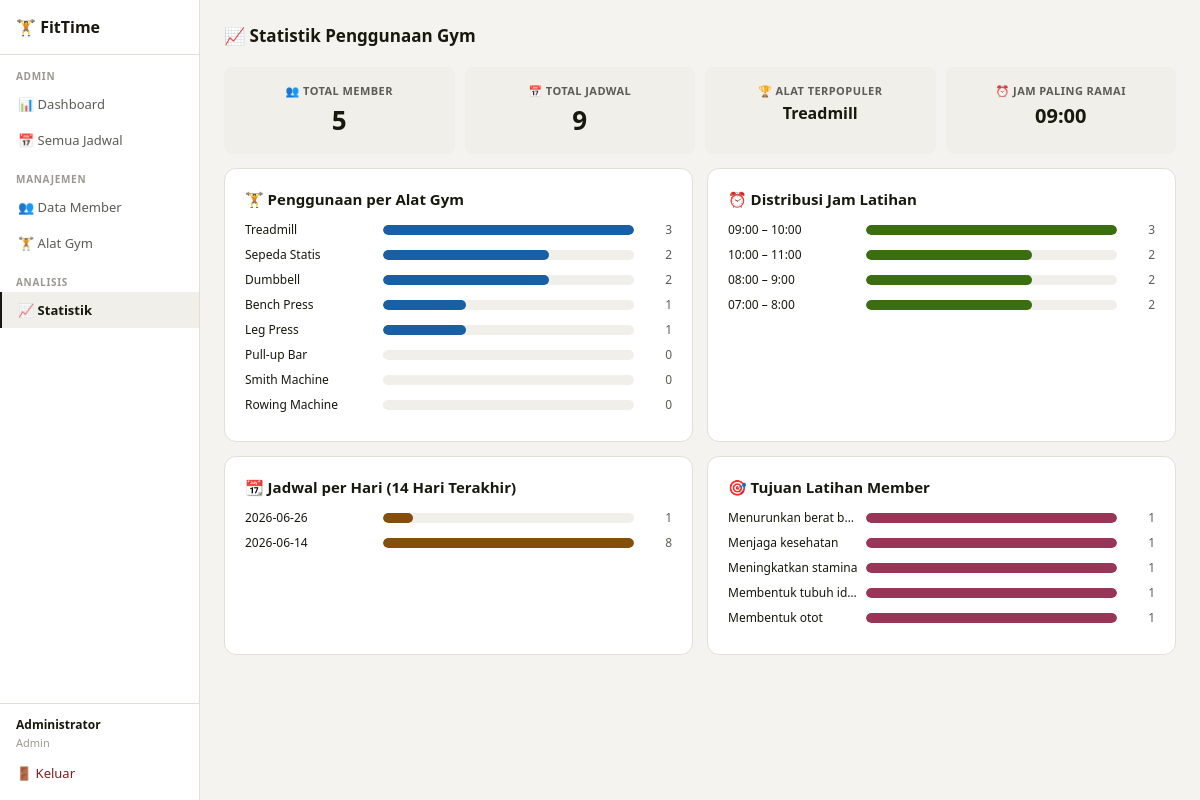
Screenshot of /admin/statistik (signed in) with the database file from the repository.
### tables this page shows
CREATE TABLE alat_gym (
            id INTEGER PRIMARY KEY AUTOINCREMENT,
            nama TEXT UNIQUE NOT NULL,
            deskripsi TEXT,
            kapasitas INTEGER DEFAULT 1,
            aktif INTEGER DEFAULT 1
        );

### app.py (the view)
@app.route('/admin/statistik')
@login_required('admin')
def admin_statistik():
    with get_db() as db:
        total_member = db.execute("SELECT COUNT(*) FROM users WHERE role='member'").fetchone()[0]
        total_jadwal = db.execute("SELECT COUNT(*) FROM jadwal").fetchone()[0]
        alat_populer = db.execute('''
            SELECT a.nama, COUNT(j.id) as cnt
            FROM alat_gym a LEFT JOIN jadwal j ON a.id=j.alat_id
            GROUP BY a.id ORDER BY cnt DESC LIMIT 8
        ''').fetchall()
        jam_ramai = db.execute('''
            SELECT substr(jam_mulai,1,2) as jam, COUNT(*) as cnt
            FROM jadwal GROUP BY jam ORDER BY cnt DESC LIMIT 10
        ''').fetchall()
        per_hari = db.execute('''
            SELECT tanggal, COUNT(*) as cnt FROM jadwal
            GROUP BY tanggal ORDER BY tanggal DESC LIMIT 14
        ''').fetchall()
        tujuan = db.execute('''
            SELECT tujuan_latihan, COUNT(*) as cnt FROM users
            WHERE role='member' AND tujuan_latihan IS NOT NULL
            GROUP BY tujuan_latihan ORDER BY cnt DESC
        ''').fetchall()
        return render_template('admin_statistik.html',
            total_member=total_member, total_jadwal=total_jadwal,
            alat_populer=alat_populer, jam_ramai=jam_ramai,
            per_hari=per_hari, tujuan=tujuan)

### app.py (called while the page is built)
def get_db():
    conn = sqlite3.connect(DB)
    conn.row_factory = sqlite3.Row
    return conn

def login_required(role=None):
    from functools import wraps
    def decorator(f):
        @wraps(f)
        def wrapped(*args,**kwargs):
            if 'user_id' not in session:
                flash('Silakan login terlebih dahulu.','warning')
                return redirect(url_for('login'))
            if role and session.get('role') != role:
                flash('Akses ditolak.','danger')
                return redirect(url_for('dashboard'))
            return f(*args,**kwargs)
        return wrapped
    return decorator

### templates/admin_statistik.html (shortened to what this page needs)
{% extends 'base.html' %}
{% block content %}
<div class="page-header">
  <div class="page-title">📈 Statistik Penggunaan Gym</div>
</div>
<div class="grid-4" style="margin-bottom:14px">
  <div class="stat-card"><div class="stat-lbl">👥 Total Member</div><div class="stat-val">{{ total_member }}</div></div>
  <div class="stat-card"><div class="stat-lbl">📅 Total Jadwal</div><div class="stat-val">{{ total_jadwal }}</div></div>
  <div class="stat-card"><div class="stat-lbl">🏆 Alat Terpopuler</div><div class="stat-val" style="font-size:16px">{{ alat_populer[0].nama if alat_populer else '—' }}</div></div>
  <div class="stat-card"><div class="stat-lbl">⏰ Jam Paling Ramai</div><div class="stat-val" style="font-size:20px">{{ jam_ramai[0].jam ~ ':00' if jam_ramai else '—' }}</div></div>
</div>
<div class="grid-2" style="margin-bottom:14px">
  <div class="card">
    <div class="section-title">🏋️ Penggunaan per Alat Gym</div>
    {% if alat_populer %}
    {% set max_c = alat_populer[0].cnt %}
    {% for a in alat_populer %}
    <div class="bar-row">
      <div class="bar-lbl" title="{{ a.nama }}">{{ a.nama }}</div>
      <div class="bar-track">
        <div class="bar-fill" style="width:{{ (a.cnt / max_c * 100)|int }}%;background:#185FA5"></div>
      </div>
      <div class="bar-num">{{ a.cnt }}</div>
    </div>
    {% endfor %}
    {% else %}<div class="empty">Belum ada data</div>{% endif %}
  </div>
  <div class="card">
    <div class="section-title">⏰ Distribusi Jam Latihan</div>
    {% if jam_ramai %}
    {% set max_j = jam_ramai[0].cnt %}
    {% for j in jam_ramai %}
    <div class="bar-row">
      <div class="bar-lbl">{{ j.jam }}:00 – {{ (j.jam|int + 1) }}:00</div>
      <div class="bar-track">
        <div class="bar-fill" style="width:{{ (j.cnt / max_j * 100)|int }}%;background:#3B6D11"></div>
      </div>
      <div class="bar-num">{{ j.cnt }}</div>
    </div>
    {% endfor %}
    {% else %}<div class="empty">Belum ada data</div>{% endif %}
  </div>
</div>
<div class="grid-2">
  <div class="card">
    <div class="section-title">📆 Jadwal per Hari (14 Hari Terakhir)</div>
    {% if per_hari %}
    {% set max_h = per_hari|map(attribute='cnt')|max %}
    {% for p in per_hari %}
    <div class="bar-row">
      <div class="bar-lbl">{{ p.tanggal }}</div>
      <div class="bar-track">
        <div class="bar-fill" style="width:{{ (p.cnt / max_h * 100)|int }}%;background:#854F0B"></div>
      </div>
      <div class="bar-num">{{ p.cnt }}</div>
    </div>
    {% endfor %}
    {% else %}<div class="empty">Belum ada data</div>{% endif %}
  </div>
  <div class="card">
    <div class="section-title">🎯 Tujuan Latihan Member</div>
    {% if tujuan %}
    {% set max_t = tujuan[0].cnt %}
    {% for t in tujuan %}
    <div class="bar-row">
      <div class="bar-lbl" title="{{ t.tujuan_latihan }}">{{ t.tujuan_latihan }}</div>
      <div class="bar-track">
        <div class="bar-fill" style="width:{{ (t.cnt / max_t * 100)|int }}%;background:#993556"></div>
      </div>
      <div class="bar-num">{{ t.cnt }}</div>
    </div>
    {% endfor %}
    {% else %}<div class="empty">Belum ada data tujuan latihan</div>{% endif %}
  </div>
</div>
{% endblock %}

### templates/base.html (style rules this page uses)
:root { --bg:#f4f3ef;--surface:#fff;--surface2:#f0efe9;--border:#e2dfd6;--border2:#c8c5b8; --text:#18180f;--text2:#5c5b55;--text3:#9a9890; --blue:#185FA5;--blue-bg:#e6f1fb;--blue-t:#0c447c; --green:#3B6D11;--green-bg:#eaf3de;--green-t:#27500a; --red:#A32D2D;--red-bg:#fcebeb;--red-t:#791f1f; --amber:#854F0B;--amber-bg:#faeeda;--amber-t:#633806; --r:8px;--rl:12px; }
* { box-sizing:border-box;margin:0;padding:0 }
body { font-family:'Segoe UI',system-ui,sans-serif;background:var(--bg);color:var(--text);font-size:14px;min-height:100vh }
.card { background:var(--surface);border:1px solid var(--border);border-radius:var(--rl);padding:1.25rem }
.grid-2 { display:grid;grid-template-columns:1fr 1fr;gap:14px }
.grid-4 { display:grid;grid-template-columns:repeat(4,1fr);gap:10px }
.stat-card { background:var(--surface2);border-radius:var(--r);padding:1rem;text-align:center }
.stat-lbl { font-size:11px;color:var(--text2);margin-bottom:4px;font-weight:700;text-transform:uppercase;letter-spacing:.04em }
.stat-val { font-size:26px;font-weight:700 }
.section-title { font-size:15px;font-weight:700;color:var(--text);margin-bottom:12px }
.bar-row { display:flex;align-items:center;gap:8px;margin-bottom:8px }
.bar-lbl { width:130px;flex-shrink:0;font-size:12px;white-space:nowrap;overflow:hidden;text-overflow:ellipsis }
.bar-track { flex:1;height:10px;background:var(--surface2);border-radius:99px;overflow:hidden }
.bar-fill { height:10px;border-radius:99px }
.bar-num { width:30px;text-align:right;font-size:12px;color:var(--text2) }
.page-header { display:flex;align-items:center;justify-content:space-between;margin-bottom:1.25rem;flex-wrap:wrap;gap:8px }
.page-title { font-size:17px;font-weight:800;color:var(--text);display:flex;align-items:center;gap:8px }

### rows the page displays
alat_gym: nama "Treadmill", {{ (a.cnt / max_c * 100)|int }} 100 (drawn), cnt "3"
alat_gym: nama "Sepeda Statis", {{ (a.cnt / max_c * 100)|int }} 66 (drawn), cnt "2"
alat_gym: nama "Dumbbell", {{ (a.cnt / max_c * 100)|int }} 66 (drawn), cnt "2"
alat_gym: nama "Bench Press", {{ (a.cnt / max_c * 100)|int }} 33 (drawn), cnt "1"
alat_gym: nama "Leg Press", {{ (a.cnt / max_c * 100)|int }} 33 (drawn), cnt "1"
alat_gym: nama "Pull-up Bar", cnt "0"
alat_gym: nama "Smith Machine", cnt "0"
alat_gym: nama "Rowing Machine", cnt "0"

### other values shown
{{ session.nama }} "Administrator"
{{ session.role|capitalize }} "Admin"
{{ total_member }} "5"
{{ total_jadwal }} "9"
{{ jam_ramai[0].jam ~ ':00' if jam_ramai else '—' }} "09:00"
{{ j.jam }} "09" "10" "08" "07"
{{ (j.jam|int + 1) }} "10" "11" "9" "8"
{{ j.cnt }} "3" "2" "2" "2"
{{ p.tanggal }} "2026-06-26" "2026-06-14"
{{ p.cnt }} "1" "8"
{{ t.tujuan_latihan }} "Menurunkan berat b…" "Menjaga kesehatan" "Meningkatkan stamina" "Membentuk tubuh id…" "Membentuk otot"
{{ t.cnt }} "1" "1" "1" "1" "1"
